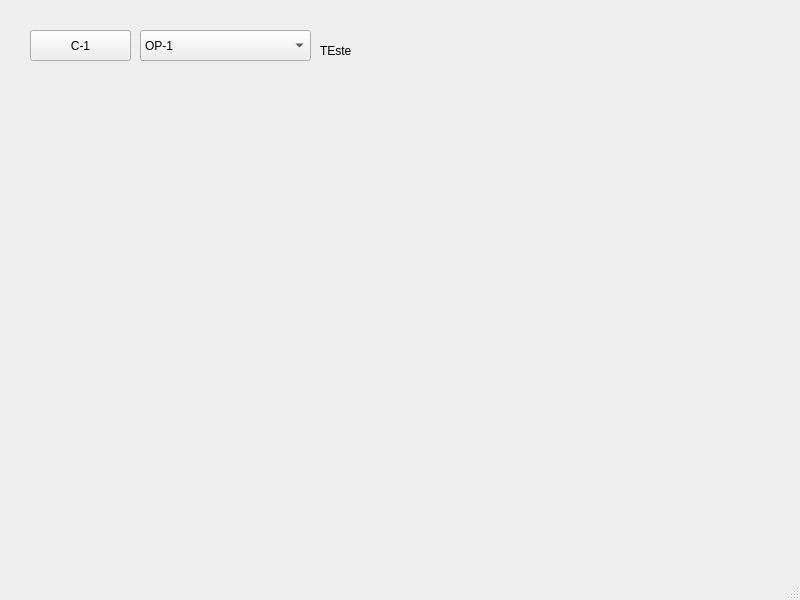
<?xml version="1.0" encoding="UTF-8"?>
<ui version="4.0">
 <class>MainWindow</class>
 <widget class="QMainWindow" name="MainWindow">
  <property name="geometry">
   <rect>
    <x>0</x>
    <y>0</y>
    <width>800</width>
    <height>600</height>
   </rect>
  </property>
  <property name="windowTitle">
   <string>MainWindow</string>
  </property>
  <widget class="QWidget" name="centralwidget">
   <widget class="QPushButton" name="Comando1">
    <property name="geometry">
     <rect>
      <x>30</x>
      <y>30</y>
      <width>101</width>
      <height>31</height>
     </rect>
    </property>
    <property name="text">
     <string>C-1</string>
    </property>
   </widget>
   <widget class="QComboBox" name="opcoes1">
    <property name="geometry">
     <rect>
      <x>140</x>
      <y>30</y>
      <width>171</width>
      <height>31</height>
     </rect>
    </property>
    <item>
     <property name="text">
      <string>OP-1</string>
     </property>
    </item>
    <item>
     <property name="text">
      <string>OP-2</string>
     </property>
    </item>
   </widget>
   <widget class="QLabel" name="label">
    <property name="geometry">
     <rect>
      <x>320</x>
      <y>40</y>
      <width>67</width>
      <height>21</height>
     </rect>
    </property>
    <property name="text">
     <string>TEste</string>
    </property>
   </widget>
  </widget>
  <widget class="QMenuBar" name="menubar">
   <property name="geometry">
    <rect>
     <x>0</x>
     <y>0</y>
     <width>800</width>
     <height>27</height>
    </rect>
   </property>
  </widget>
  <widget class="QStatusBar" name="statusbar"/>
 </widget>
 <resources/>
 <connections/>
</ui>
